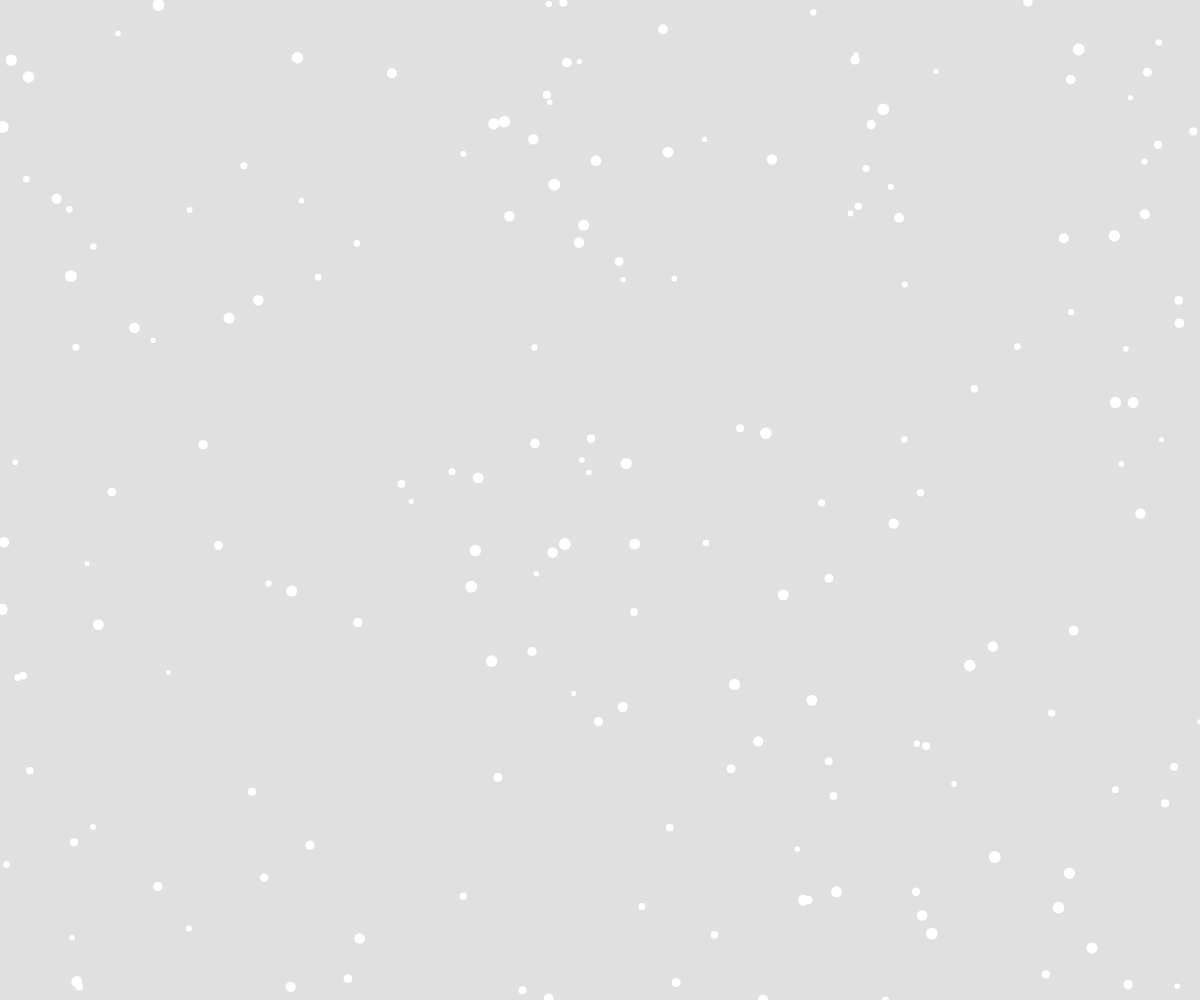
Frame 1 (no input)
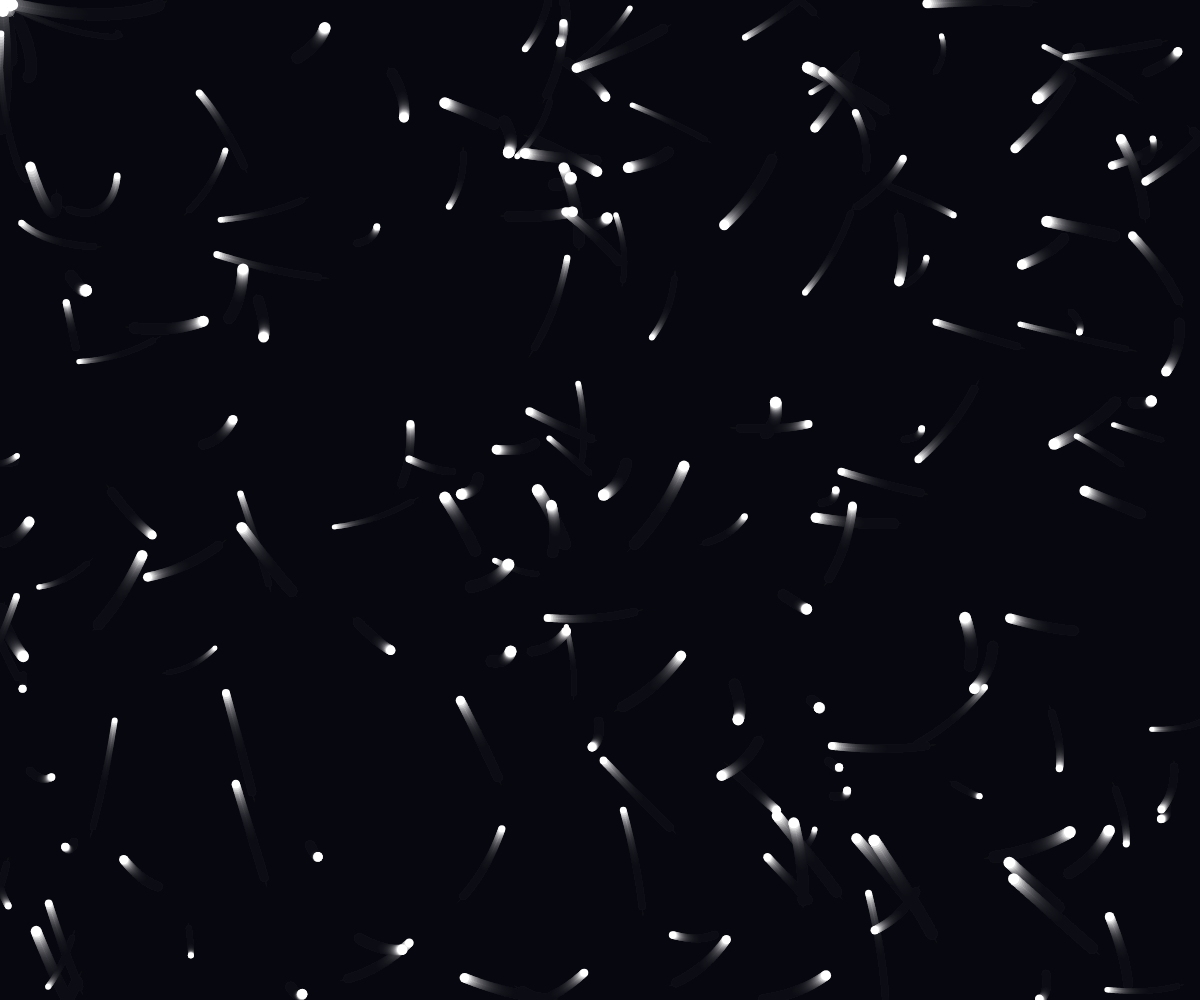
Frame 60 (no input)
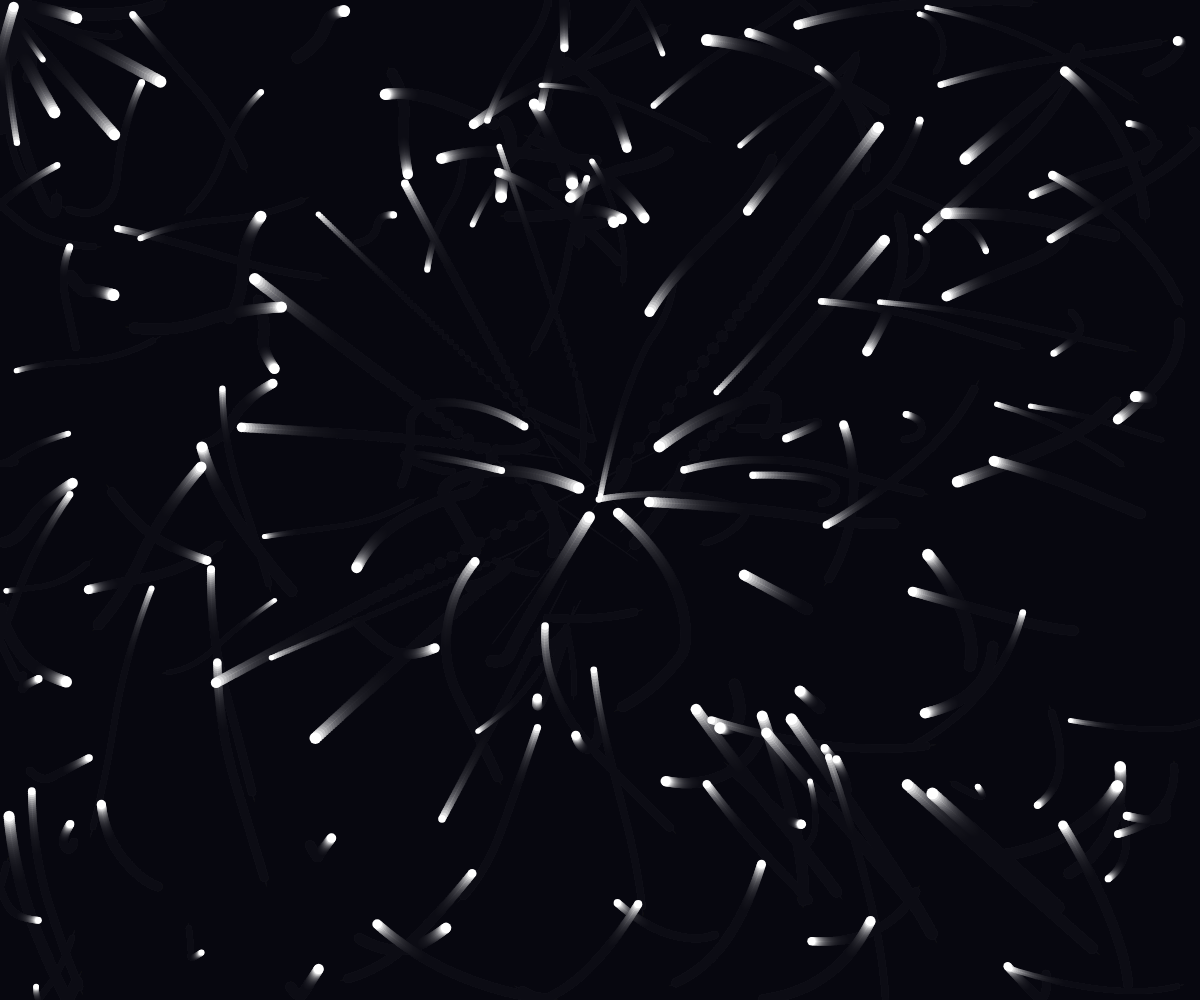
Frame 120 (the mouse pressed at the canvas centre since frame 60)

The p5.js sketch that drew these frames (run headless with seeded random() and noise() and a simulated clock; from frame 60 on, the mouse is pressed at the canvas centre):

// p5.js sketch
// ── sketch.js
const particles = [];
let hueShift = 0;
const BURST_STRENGTH = 10;
const BASE_SPEED_LIMIT = 3;
const BURST_SPEED_MULTIPLIER = 0.85;
const BURST_DECAY = 0.9;
const BURST_DIRECTION_JITTER = 0.45;

function setup() {
  createCanvas(window.innerWidth, window.innerHeight);

  for (let i = 0; i < 180; i += 1) {
    particles.push(new Particle(random(width), random(height)));
  }
}

function draw() {
  background(8, 10, 16, 32);
  hueShift = (hueShift + 0.3) % 360;

  for (const particle of particles) {
    particle.update();
    particle.show();
  }
}

function mousePressed() {
  for (const particle of particles) {
    particle.kick(mouseX, mouseY);
  }
}

function windowResized() {
  resizeCanvas(window.innerWidth, window.innerHeight);
}

class Particle {
  constructor(x, y) {
    this.pos = createVector(x, y);
    this.vel = p5.Vector.random2D().mult(random(0.4, 1.6));
    this.acc = createVector();
    this.size = random(2, 5);
    this.seed = random(1000);
    this.burstBoost = 0;
  }

  update() {
    const mouse = createVector(mouseX, mouseY);
    const force = p5.Vector.sub(mouse, this.pos);
    const distLimit = constrain(force.mag(), 20, 250);
    force.setMag(map(distLimit, 20, 250, 0.35, 0.01));

    this.acc.add(force);
    this.vel.add(this.acc);
    this.burstBoost *= BURST_DECAY;
    this.vel.limit(BASE_SPEED_LIMIT + this.burstBoost);
    this.pos.add(this.vel);
    this.acc.mult(0);

    if (this.pos.x < 0 || this.pos.x > width) this.vel.x *= -1;
    if (this.pos.y < 0 || this.pos.y > height) this.vel.y *= -1;

    this.pos.x = constrain(this.pos.x, 0, width);
    this.pos.y = constrain(this.pos.y, 0, height);
  }

  show() {
    noStroke();
    const glow = map(noise(this.seed + frameCount * 0.01), 0, 1, 120, 255);
    fill(`hsla(${(hueShift + this.seed) % 360}, 90%, 70%, ${glow / 255})`);
    circle(this.pos.x, this.pos.y, this.size * 2.4);

    stroke(255, 255, 255, 26);
    strokeWeight(0.6);
    line(this.pos.x, this.pos.y, this.pos.x - this.vel.x * 7, this.pos.y - this.vel.y * 7);
  }

  kick(originX, originY) {
    const burstRadius = 140;
    const toParticle = p5.Vector.sub(this.pos, createVector(originX, originY));
    const distance = toParticle.mag();

    if (distance > burstRadius) {
      return;
    }

    const safeDistance = max(distance, 0.001);
    const strength = map(safeDistance, 0, burstRadius, 3.8, 0.4) * BURST_STRENGTH;
    this.burstBoost = max(this.burstBoost, strength * BURST_SPEED_MULTIPLIER);

    if (distance < 0.001) {
      toParticle.set(p5.Vector.random2D());
    }

    toParticle.rotate(random(-BURST_DIRECTION_JITTER, BURST_DIRECTION_JITTER));
    toParticle.setMag(strength);
    this.vel.add(toParticle);
  }
}
